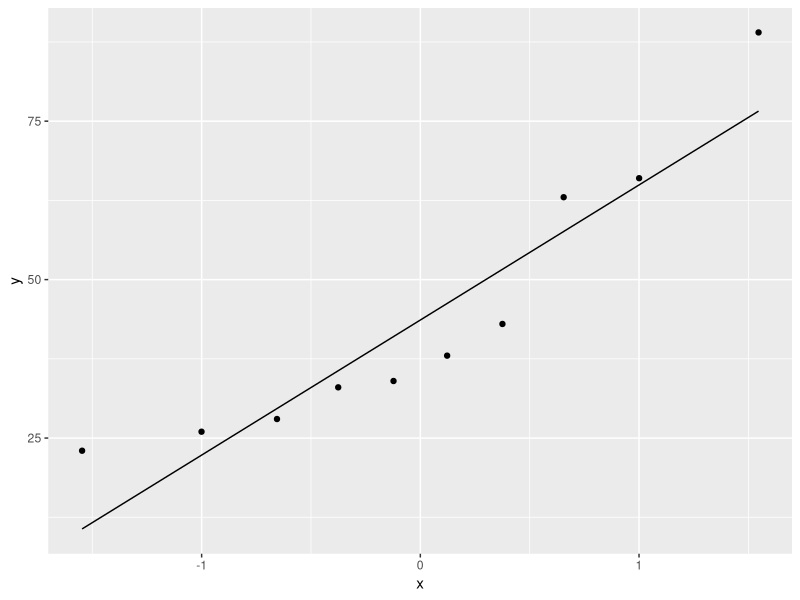
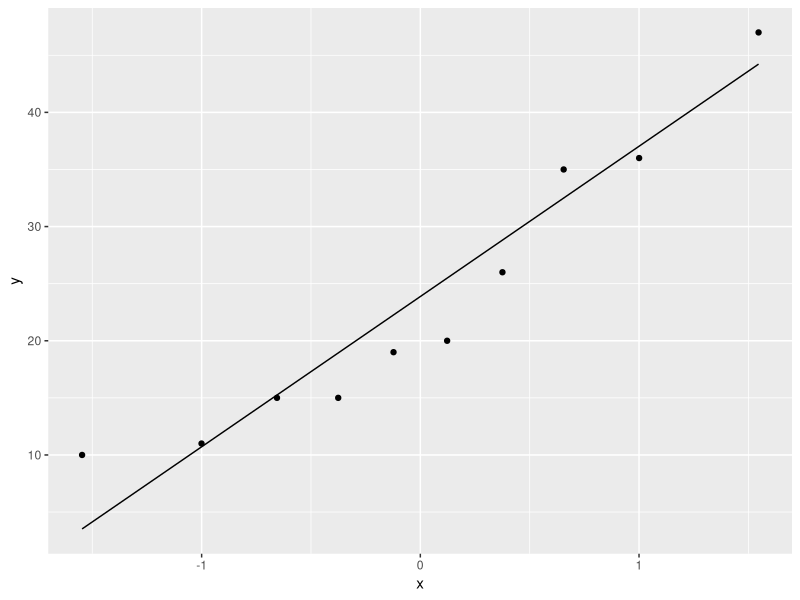
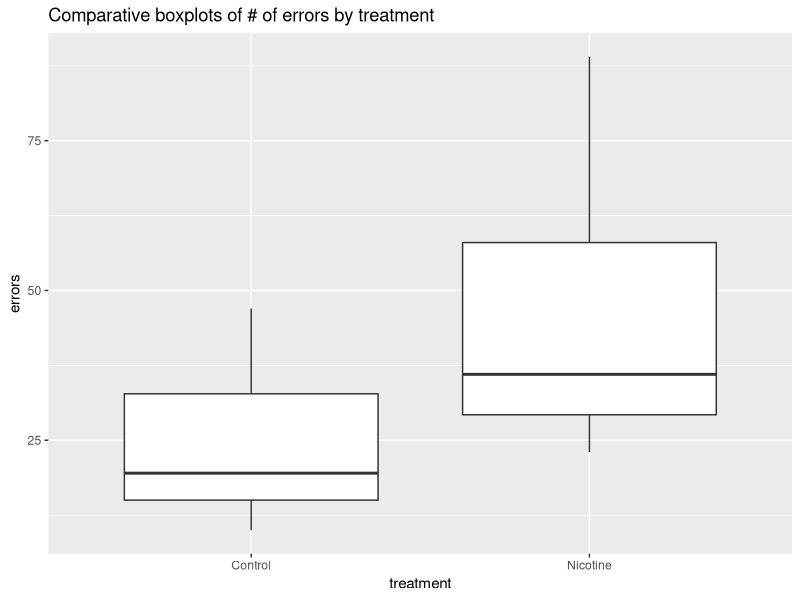
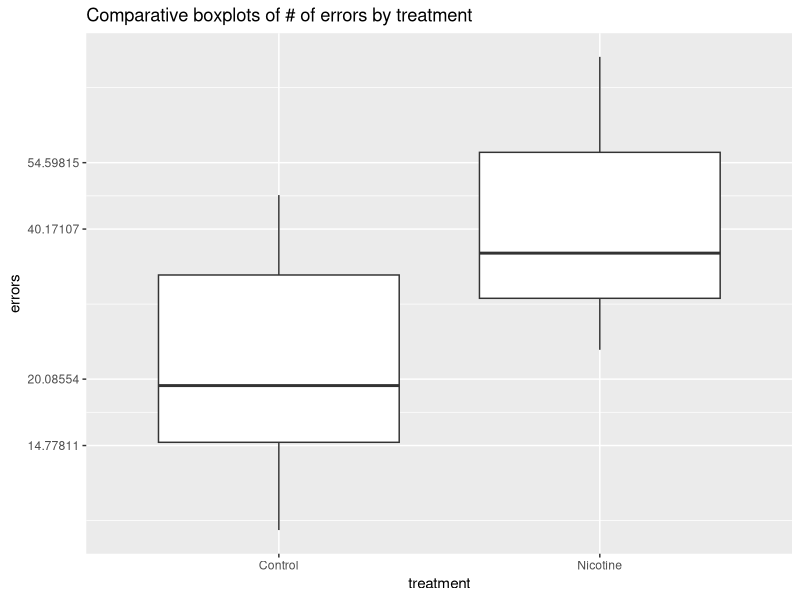
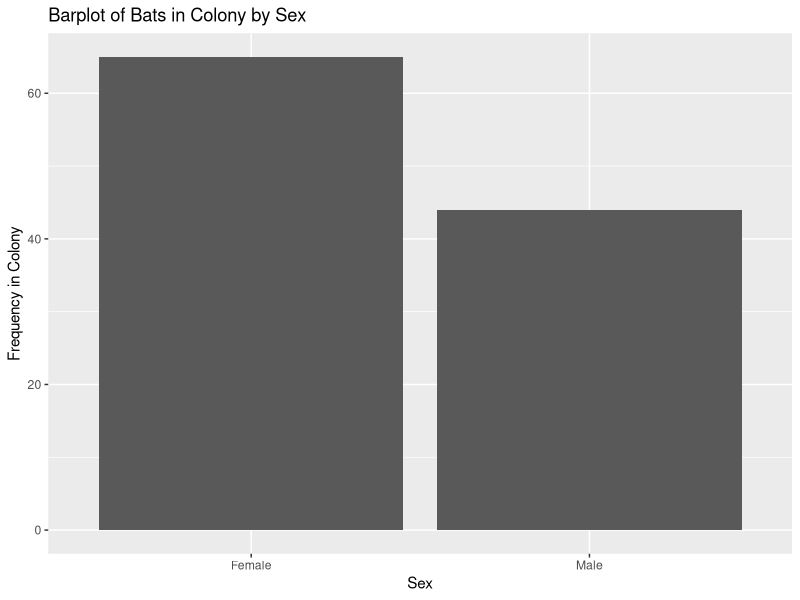

The R script that drew these images, in order:
## ---- chunk 1
show_solutions=TRUE
## ---- chunk 2
library(tidyverse)
## ---- chunk 3
data_smoke <- read_csv("data/smokePregnant.csv")
## ---- chunk 4
t.test(data_smoke$Nicotine, data_smoke$Control, var.equal=TRUE)
## ---- chunk 5
ggplot(data_smoke, aes(sample = Nicotine)) + stat_qq() + stat_qq_line()

ggplot(data_smoke, aes(sample = Control)) + stat_qq() + stat_qq_line()
## ---- chunk 6
sd(data_smoke$Nicotine)
sd(data_smoke$Control)
## ---- chunk 7
data_smoke <- read_csv("data/smokePregnant.csv")
## ---- chunk 8
"Inference; hypothesis test of whether there is difference in number of errors between two groups"
## ---- chunk 9
"Two variables; one categorical and one quantitative"
## ---- chunk 10
data_smoke2 <- gather(data_smoke, key = "treatment", value = "errors")

boxplots_smoke2 <- 
	ggplot(data_smoke2, aes(treatment,errors)) + 
	geom_boxplot() + 
	ggtitle("Comparative boxplots of # of errors by treatment")

boxplots_smoke2
## ---- chunk 11
# Log transforming looks Better
boxplots_smoke2 +  scale_y_continuous(trans="log")
## ---- chunk 12
t.test(log(data_smoke$Nicotine), log(data_smoke$Control), var.equal=TRUE)
## ---- chunk 13
c(0.2106, 1.1224)
## ---- chunk 14

"We assume

* Observations are independent
* random sample of GPs and and random allocation of treatments
* observations are normally distributed with same variance in both groups
"
## ---- chunk 15
data_smoke2 %>% 
  group_by(treatment) %>%
  summarise(sd_of_log = sd(log(errors)))
## ---- chunk 16
data_batsex <- data_frame(Sex = c("Male","Female"), count = c(44,65))
## ---- chunk 17
"Inference, with a specific hypothesis to test (evidence of gender bias)"
## ---- chunk 18
"One variable with two categories"
## ---- chunk 19
ggplot(data_batsex, aes(Sex,count)) +   geom_bar(stat = "identity") +   ylab("Frequency in Colony") +   ggtitle("Barplot of Bats in Colony by Sex")
## ---- chunk 20
prop.test( t(data_batsex$count), correct = FALSE)
## ---- chunk 21
c(0.3163, 0.4975)
## ---- chunk 22
"Each bat has the same probability of being selected (independence); guaranteed by random sampling of bats"
